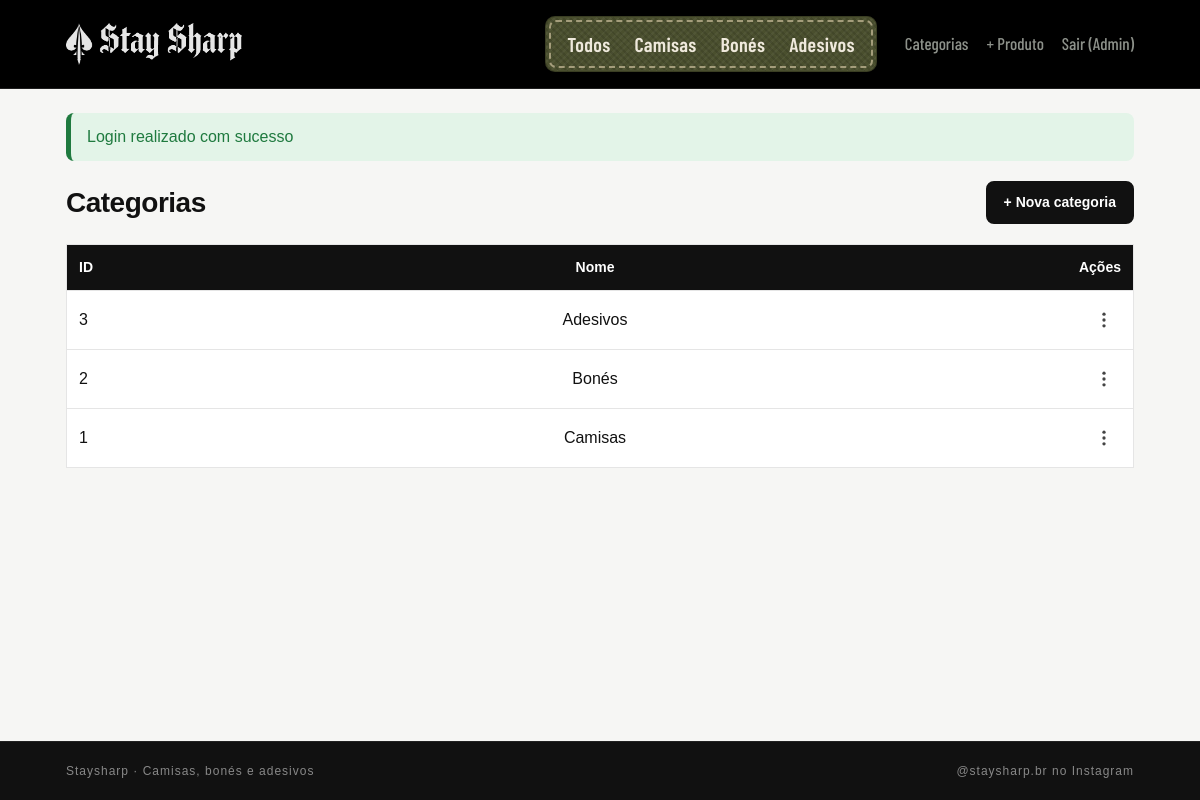
Screenshot of /categorias (signed in) with the database file from the repository.
### tables this page shows
CREATE TABLE categorias (
    id INT AUTO_INCREMENT PRIMARY KEY,
    nome VARCHAR(100) NOT NULL
);

### app/Views/render.php (called while the page is built, shortened)
<?php
    class Render {
        function render (string $view, array $params = []){
            extract($params);
            require __DIR__ . "/$view.php";
            require __DIR__ . "/layout.php";
            return ob_get_clean();
        }
    }
?>

### app/Controllers/CategoriaController.php (called while the page is built, shortened)
<?php
    class CategoriaController {
        private CategoriaModel $model;
        public function __construct() {
            $this->model = new CategoriaModel();
        }
        public function index(): string {
            $categorias = $this->model->listar();
            return (new Render())->render(
                'categorias/index',
                compact('titulo', 'categorias')
            );
        }
    }
?>

### config.php (called while the page is built)
<?php
    return [
        'host' => '127.0.0.1',
        'db' => 'staysharp',
        'user' => 'root',
        'pass' => '',
        'charset' => 'utf8mb4'
    ];
?>

### app/Config/Database.php (called while the page is built, shortened)
<?php
class Database {
    private static ?PDO $conn = null;
    public static function getConnection(): PDO {
        $config = require __DIR__ . '/../../config.php';
        $host = $config['host'];
        $dbname = $config['db'];
        $user = $config['user'];
        $password = $config['pass'];
        $charset = $config['charset'];
        $dns = "mysql:host=$host;dbname=$dbname;charset=$charset";
        try {
            self::$conn = new PDO($dns, $user, $password);
            return self::$conn;
        } catch (PDOException $e) {
            echo $e->getMessage();
            exit;
        }
    }
}
?>

### app/Models/CategoriaModel.php (called while the page is built, shortened)
<?php
    class CategoriaModel {
        private PDO $db;
        public function __construct() {
            $this->db = Database::getConnection();
        }
        public function listar(): array {
            $sql = "SELECT * FROM categorias ORDER BY nome";
            $stmt = $this->db->prepare($sql);
            $stmt->execute();
            return $stmt->fetchAll(PDO::FETCH_ASSOC);
        }
    }
?>

### app/Views/categorias/index.php (the view, shortened to what this page needs)
<div class="cabecalho-pagina">
    <h1>Categorias</h1>
    <a class="btn" href="/staysharp/categorias/cadastrar">+ Nova categoria</a>
</div>
<table class="tabela tabela-fixa">
    <thead>
        <tr>
            <th class="col-id">ID</th>
            <th>Nome</th>
            <th class="col-acoes">Ações</th>
        </tr>
    </thead>
    <tbody>
    <?php foreach ($categorias as $c): ?>
        <tr>
            <td class="col-id"><?= $c["id"] ?></td>
            <td><?= $c["nome"] ?></td>
            <td class="col-acoes">
                <div class="menu-acoes">
                    <button class="menu-acoes-botao" type="button" aria-label="Ações" aria-haspopup="true" aria-expanded="false">
                        <svg width="20" height="20" viewBox="0 0 24 24" fill="currentColor" aria-hidden="true">
                            <circle cx="12" cy="5" r="2"></circle>
                            <circle cx="12" cy="12" r="2"></circle>
                            <circle cx="12" cy="19" r="2"></circle>
                        </svg>
                    </button>
                </div>
            </td>
        </tr>
    <?php endforeach; ?>
    </tbody>
</table>

### public/css/style.css (style rules this page uses)
:root { --preto: #111111; --cinza-escuro: #444444; --cinza: #888888; --cinza-claro: #e5e5e5; --fundo: #f6f6f4; --branco: #ffffff; --destaque: #d7263d; --verde: #1f7a3f; --verde-fundo: #e3f4e8; --vermelho-fundo: #fbe4e6; --raio: 8px; }
* { box-sizing: border-box; }
body { margin: 0; font-family: Arial, Helvetica, sans-serif; background: var(--fundo); color: var(--preto); line-height: 1.5; min-height: 100vh; display: flex; flex-direction: column; }
a { color: var(--preto); }
h1 { margin-top: 0; font-size: 28px; letter-spacing: -0.5px; }
:root { --carbono: #000000; --oliva: #4a4f2e; --oliva-escuro: #3a3e23; --linha: #cbbf9c; --patch-texto: #efe9dc; --cinza-metal: #8d918a; }
.btn { display: inline-block; padding: 9px 16px; border: 2px solid var(--preto); border-radius: var(--raio); background: var(--preto); color: var(--branco); font-size: 14px; font-weight: bold; font-family: inherit; line-height: 1.5; text-decoration: none; cursor: pointer; }
.tabela { width: 100%; border-collapse: collapse; background: var(--branco); border: 1px solid var(--cinza-claro); }
.tabela th, .tabela td { padding: 12px; text-align: left; border-bottom: 1px solid var(--cinza-claro); }
.tabela th { background: var(--preto); color: var(--branco); font-size: 14px; }
html, body { overflow-x: clip; }
.cabecalho-pagina { display: flex; align-items: center; justify-content: space-between; flex-wrap: wrap; gap: 12px; margin-bottom: 20px; }
.cabecalho-pagina h1 { margin: 0; }
.tabela-fixa { table-layout: fixed; }
.tabela-fixa th, .tabela-fixa td { vertical-align: middle; }
.tabela-fixa .col-id { width: 80px; }
.tabela-fixa .col-acoes { width: 90px; text-align: right; }
.menu-acoes { position: relative; display: inline-block; }
.menu-acoes-botao { display: inline-flex; align-items: center; justify-content: center; width: 34px; height: 34px; border: 0; border-radius: 50%; background: transparent; color: var(--cinza-escuro); cursor: pointer; }
.tabela-fixa th:nth-child(2), .tabela-fixa td:nth-child(2) { text-align: center; }

### rows the page displays
categorias: id "3", nome "Adesivos"
categorias: id "2", nome "Bonés"
categorias: id "1", nome "Camisas"

### other values shown
$_SESSION["usuario"]["nome"] "Admin"
$_SESSION["mensagem"] "Login realizado com sucesso"
